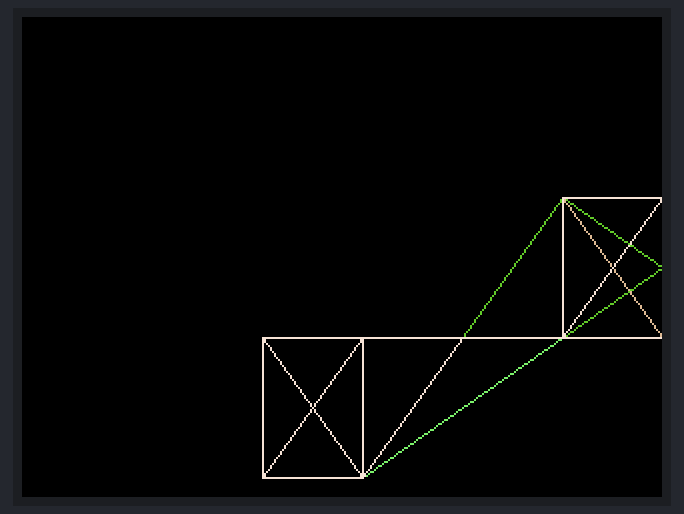
Recording of a sketch running on a simulated ESP32. On the bench: 320×240 colour display.

Above: at 1.0 s.
At 4.0 s:
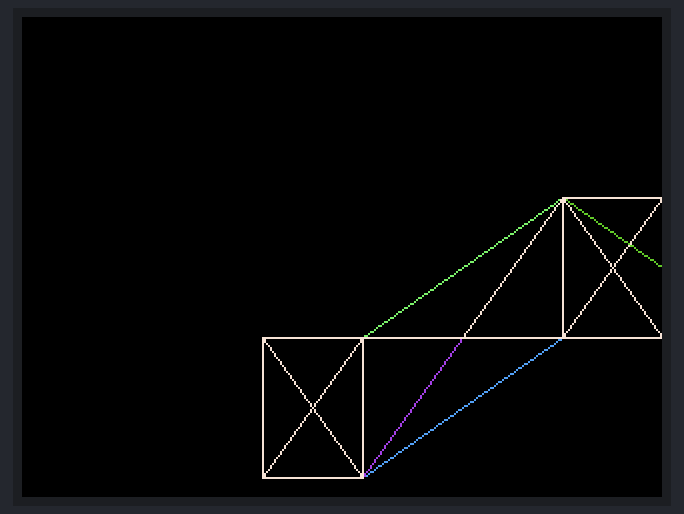
At 6.6 s:
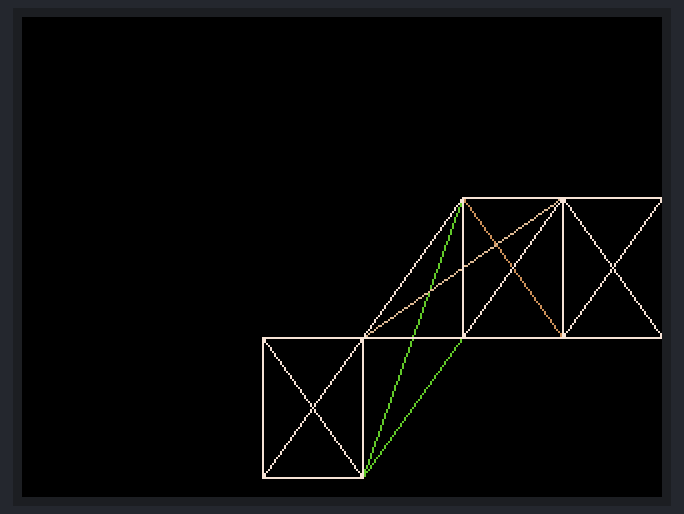
At 10.7 s:
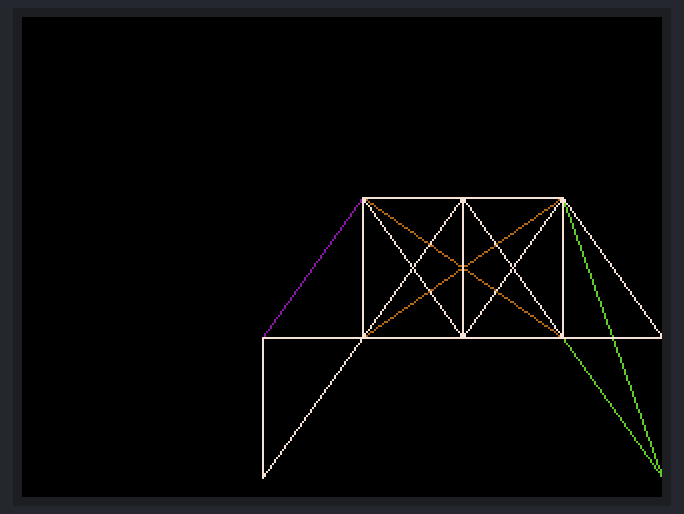
At 21.3 s:
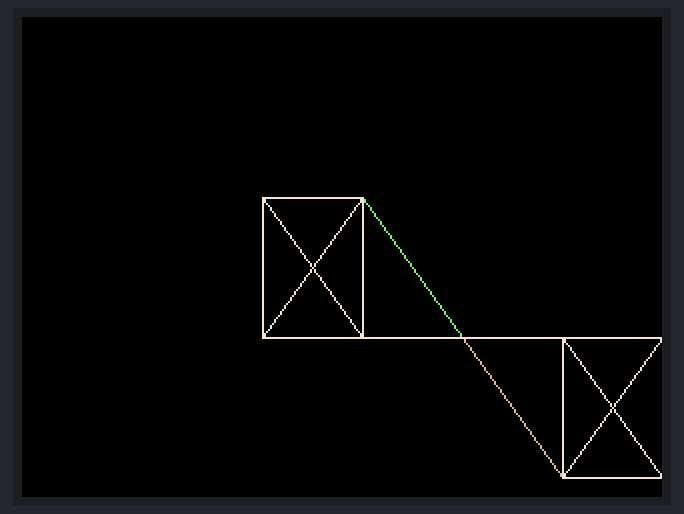
At 36.7 s:
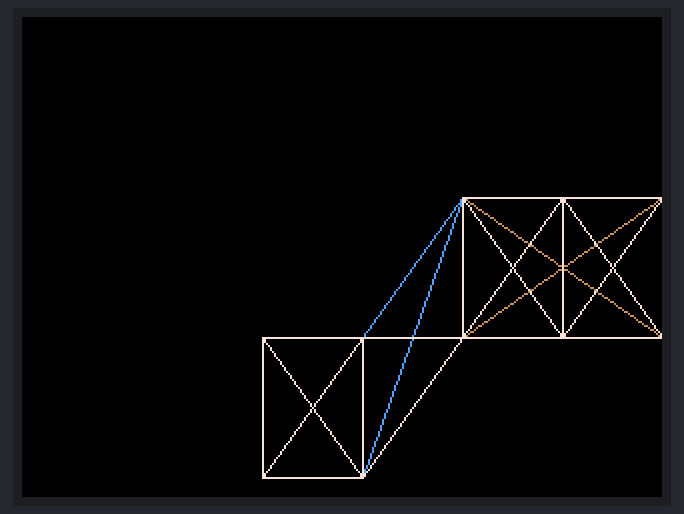

Measured:
- what the display in image 1 shows lasts 0.8 s, from 4.0 s to 4.8 s
- what the display in image 2 shows lasts 0.9 s, from 6.5 s to 7.4 s

The sketch:

anishapes8.ino
```cpp
#include <TFT_eSPI.h>
#include <math.h>

TFT_eSPI tft = TFT_eSPI();

#define SCREEN_WIDTH  240
#define SCREEN_HEIGHT 320

// Animation parameters
float time = 0.0;
int maxResolution = 12;  // Maximum tessellation resolution
int minResolution = 4;   // Minimum tessellation resolution
float perturbationAmplitude = 0.2;  // Amplitude of perturbations

// Function to compute a perturbed surface (sinusoidal surface)
void computePerturbedSurface(float u, float v, float &x, float &y) {
  // Define a sine-wave surface perturbed with time-based perturbations
  x = u;
  y = sin(u + time) + perturbationAmplitude * sin(3 * v + time);  // Perturbation in v direction

  // Add additional complex perturbations for more variation
  x += perturbationAmplitude * cos(4 * u + time * 0.5);
  y += perturbationAmplitude * cos(2 * v - time * 0.5);
}

// Map coordinates to screen
void mapToScreen(float x, float y, float &screenX, float &screenY) {
  screenX = map(x, -2.0, 2.0, 20, SCREEN_WIDTH - 20);
  screenY = map(y, -2.0, 2.0, 20, SCREEN_HEIGHT - 20);
}

// Draw a triangle
void drawTriangle(float x1, float y1, float x2, float y2, float x3, float y3, uint16_t color) {
  tft.drawLine(x1, y1, x2, y2, color);
  tft.drawLine(x2, y2, x3, y3, color);
  tft.drawLine(x3, y3, x1, y1, color);
}

// Tessellate the surface with triangles
void tessellateSurface(int resolution, uint16_t color) {
  float du = 2 * M_PI / resolution;  // Step size in u-direction
  float dv = 2 * M_PI / resolution;  // Step size in v-direction

  for (int i = 0; i < resolution; i++) {
    for (int j = 0; j < resolution; j++) {
      // Compute (u, v) values for the current tessellation grid
      float u1 = i * du, v1 = j * dv;
      float u2 = (i + 1) * du, v2 = v1;
      float u3 = u1, v3 = (j + 1) * dv;
      float u4 = u2, v4 = v3;

      // Compute surface points
      float x1, y1, x2, y2, x3, y3, x4, y4;
      computePerturbedSurface(u1, v1, x1, y1);
      computePerturbedSurface(u2, v2, x2, y2);
      computePerturbedSurface(u3, v3, x3, y3);
      computePerturbedSurface(u4, v4, x4, y4);

      // Map the surface points to screen space
      mapToScreen(x1, y1, x1, y1);
      mapToScreen(x2, y2, x2, y2);
      mapToScreen(x3, y3, x3, y3);
      mapToScreen(x4, y4, x4, y4);

      // Draw tessellation (triangles or quadrilaterals)
      drawTriangle(x1, y1, x2, y2, x3, y3, color);
      drawTriangle(x3, y3, x2, y2, x4, y4, color);
    }
  }
}

// Setup
void setup() {
  tft.init();
  tft.setRotation(1);
  tft.fillScreen(TFT_BLACK);
}

// Main loop
void loop() {
  tft.fillScreen(TFT_BLACK); // Clear the screen

  // Update animation parameters
  time += 0.05;
  perturbationAmplitude = 0.2 + 0.15 * sin(time);

  // Tessellate with varying resolution
  for (int resolution = minResolution; resolution <= maxResolution; resolution++) {
    uint16_t color = tft.color565((resolution * 20) % 255, (resolution * 40) % 255, (resolution * 60) % 255);
    tessellateSurface(resolution, color);
  }

  delay(50); // Control animation speed
}
```
